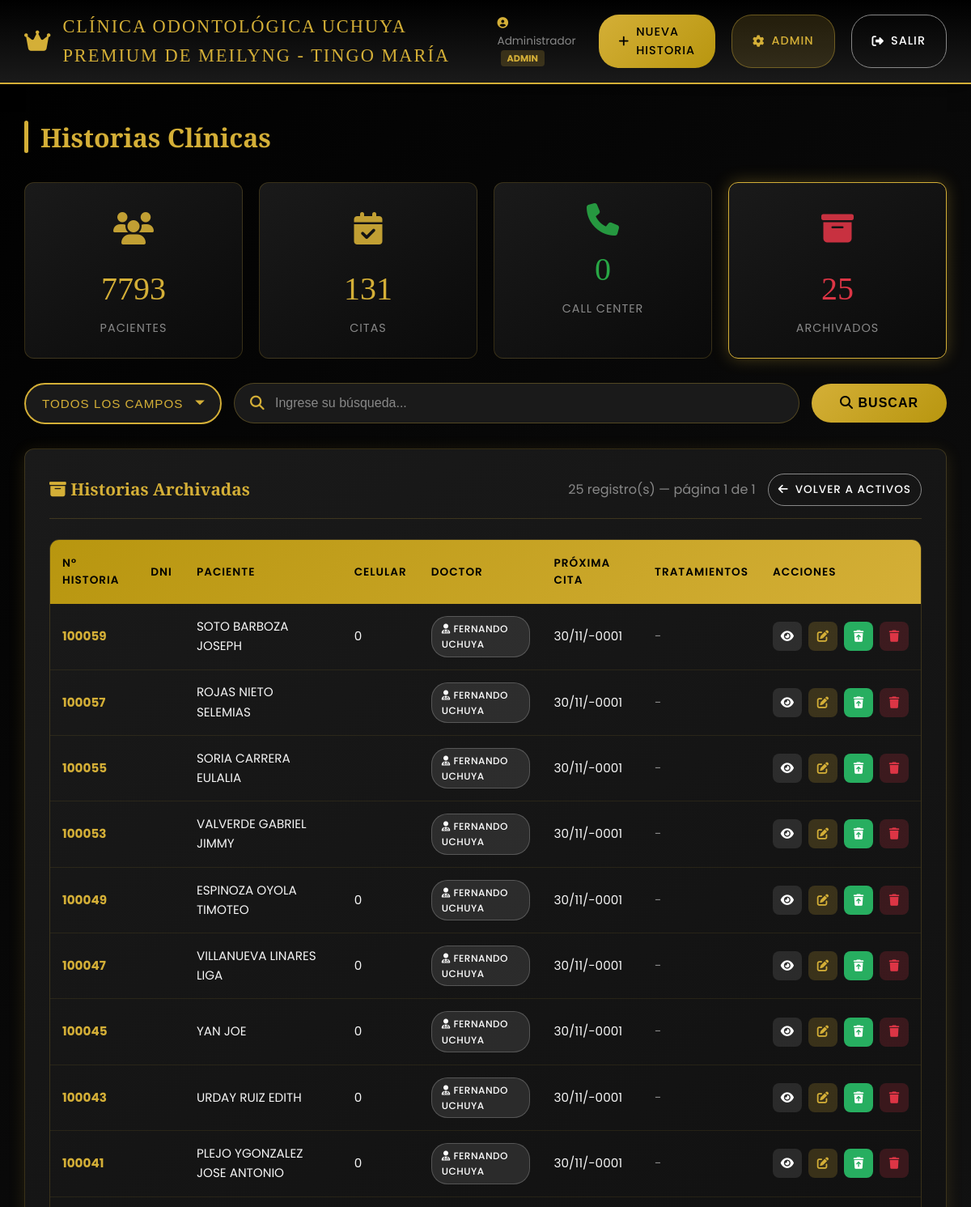
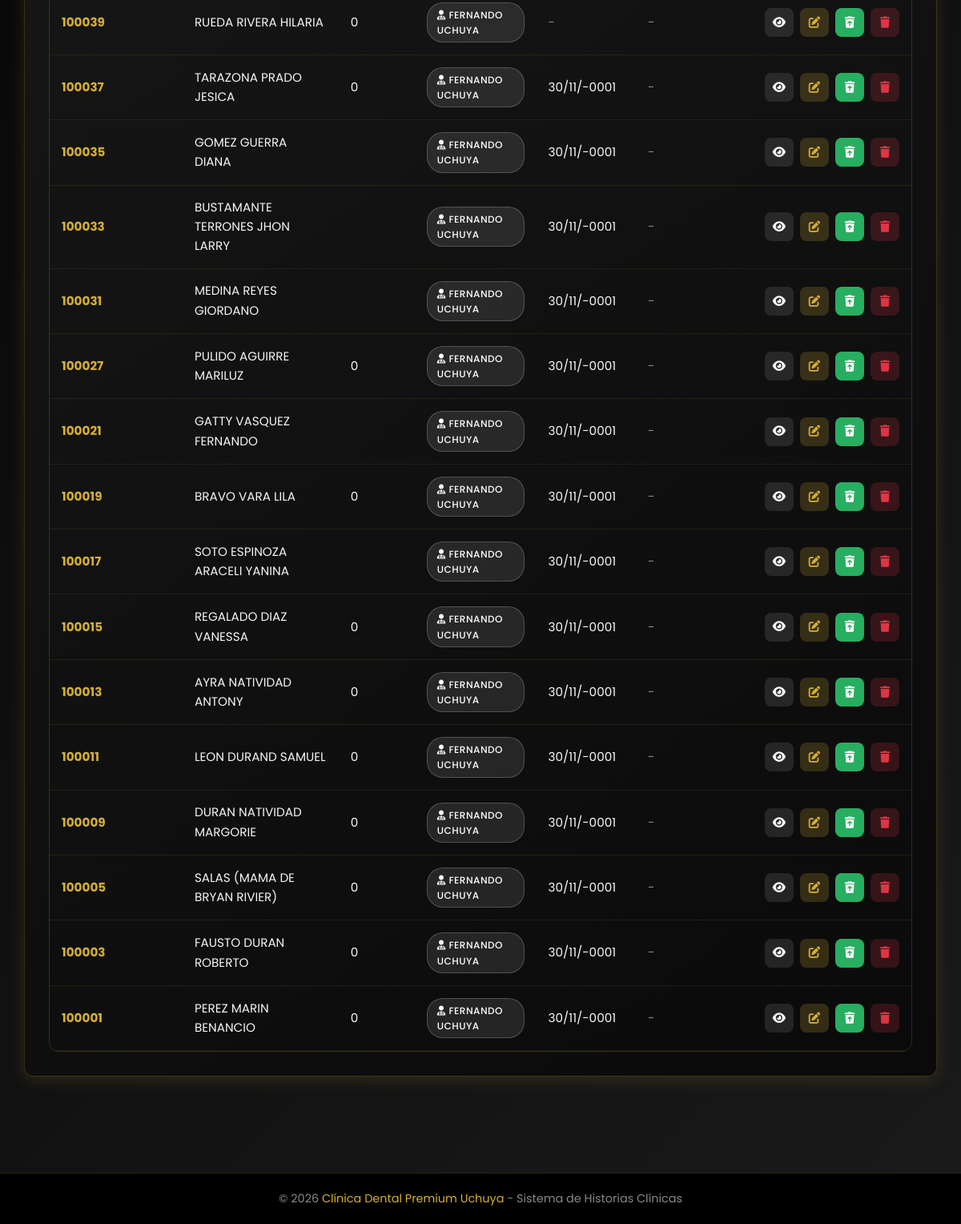
/dashboard.php?ver=archivados (signed in), run on the app's committed database (2 pictures, top to bottom).
### tables this page shows
CREATE TABLE `pacientes` (
  `id` int(11) NOT NULL,
  `numero_historia` int(10) NOT NULL,
  `dni` int(8) DEFAULT NULL,
  `nombres` varchar(200) NOT NULL,
  `genero` varchar(20) DEFAULT NULL,
  `celular` int(9) DEFAULT NULL,
  `edad` int(11) DEFAULT NULL,
  `direccion` varchar(255) DEFAULT NULL,
  `fecha_registro` date DEFAULT NULL,
  `doctor_id` int(11) DEFAULT NULL,
  `fecha_ultima_cita` date DEFAULT NULL,
  `observaciones` text DEFAULT NULL,
  `estado` tinyint(1) DEFAULT 1,
  `created_at` timestamp NOT NULL DEFAULT current_timestamp(),
  `updated_at` timestamp NOT NULL DEFAULT current_timestamp() ON UPDATE current_timestamp()
);

CREATE TABLE `doctores` (
  `id` int(11) NOT NULL,
  `nombre` varchar(100) NOT NULL,
  `especialidad` varchar(100) DEFAULT 'Odontología General',
  `estado` tinyint(1) DEFAULT 1,
  `created_at` timestamp NOT NULL DEFAULT current_timestamp()
);

### dashboard.php (the view, shortened to what the rows shown need)
<?php
require_once 'includes/config.php';
require_once 'includes/auth.php';
require_once 'includes/functions.php';
require_once 'includes/callcenter_functions.php';
$busqueda     = isset($_GET['buscar'])       ? sanitizar($_GET['buscar'])       : '';
$tipoBusqueda = isset($_GET['tipo_busqueda'])? sanitizar($_GET['tipo_busqueda']): '';
$verCitas      = isset($_GET['ver']) && $_GET['ver'] === 'citas';
$verArchivados = isset($_GET['ver']) && $_GET['ver'] === 'archivados';
$estadoActual  = $verArchivados ? 0 : 1;
$paginaActual  = max(1, (int) ($_GET['pagina'] ?? 1));
$offset        = ($paginaActual - 1) * REGISTROS_POR_PAGINA;
$pacientes = obtenerPacientes($pdo, $busqueda, $tipoBusqueda, $estadoActual, $verCitas, REGISTROS_POR_PAGINA, $offset);
$totalCallCenter = obtenerContadorCallCenter($pdo);
?>
<!DOCTYPE html>
<html lang="es">
<head>
    <link rel="stylesheet" href="css/styles.css">
    <link rel="stylesheet" href="https://cdnjs.cloudflare.com/ajax/libs/font-awesome/6.5.1/css/all.min.css">
</head>
<body>
    <main class="main-container">
        <h1 class="page-title">Historias Clínicas</h1>
        <div class="card">
            <div class="card-header">
                <h2 class="card-title">
                    <i class="fas <?php echo $verCitas ? 'fa-calendar-check' : ($verArchivados ? 'fa-archive' : 'fa-clipboard-list'); ?>"></i>
                    <?php
                        if ($verCitas) echo "Citas Próximas";
                        elseif ($verArchivados) echo "Historias Archivadas";
                        else echo "Listado de Historias Clínicas";
                    ?>
                </h2>
            </div>
            <div class="table-container">
                <table class="table">
                    <thead>
                        <tr>
                            <th>N° Historia</th>
                            <th>DNI</th>
                            <th>Paciente</th>
                            <th>Celular</th>
                            <th>Doctor</th>
                            <th>Próxima Cita</th>
                            <th>Tratamientos</th>
                            <th>Acciones</th>
                        </tr>
                    </thead>
                    <tbody>
                        <?php if (empty($pacientes)): ?>
                            <tr>
                                <td colspan="9" class="table-empty">
                                    <i class="fas fa-folder-open" style="font-size: 2rem; margin-bottom: 10px; display: block;"></i>
                                    No se encontraron historias clínicas
                                    <?php if ($busqueda): ?>
                                        para "<?php echo htmlspecialchars($busqueda); ?>"
                                    <?php endif; ?>
                                </td>
                            </tr>
                        <?php else: ?>
                            <?php foreach ($pacientes as $paciente): ?>
                                <?php
                                    $tratamientosPaciente = $paciente['tratamientos'];
                                ?>
                                <tr>
                                    <td>
                                        <strong class="text-gold"><?php echo htmlspecialchars($paciente['numero_historia']); ?></strong>
                                    </td>
                                    <td><?php echo htmlspecialchars($paciente['dni']); ?></td>
                                    <td><?php echo htmlspecialchars($paciente['nombres']); ?></td>
                                    <td><?php echo htmlspecialchars($paciente['celular']); ?></td>
                                    <td>
                                        <?php if ($paciente['doctor_nombre']): ?>
                                            <span class="badge badge-doctor">
                                                <i class="fas fa-user-md"></i> <?php echo htmlspecialchars($paciente['doctor_nombre']); ?>
                                            </span>
                                        <?php else: ?>
                                            <span class="text-gray">Sin asignar</span>
                                        <?php endif; ?>
                                    </td>
                                    <td>
                                        <?php if ($paciente['fecha_ultima_cita']): ?>
                                            <?php echo date('d/m/Y', strtotime($paciente['fecha_ultima_cita'])); ?>
                                        <?php else: ?>
                                            <span class="text-gray">-</span>
                                        <?php endif; ?>
                                    </td>
                                    <td>
                                        <?php if (!empty($tratamientosPaciente)): ?>
                                            <?php foreach (array_slice($tratamientosPaciente, 0, 2) as $trat): ?>
                                                <span class="badge badge-tratamiento"><?php echo htmlspecialchars($trat); ?></span>
                                            <?php endforeach; ?>
                                            <?php if (count($tratamientosPaciente) > 2): ?>
                                                <span class="badge badge-tratamiento">+<?php echo count($tratamientosPaciente) - 2; ?></span>
                                            <?php endif; ?>
                                        <?php else: ?>
                                            <span class="text-gray">-</span>
                                        <?php endif; ?>
                                    </td>
                                    <td>
                                        <div class="acciones">
                                            <a href="ver.php?id=<?php echo $paciente['id']; ?>"
                                               class="btn-accion btn-ver" title="Ver Detalles">
                                                <i class="fas fa-eye"></i>
                                            </a>
                                            <a href="editar.php?id=<?php echo $paciente['id']; ?>"
                                               class="btn-accion btn-editar" title="Editar">
                                                <i class="fas fa-edit"></i>
                                            </a>
                                            <?php if ($verArchivados): ?>
                                                <button type="button" class="btn-accion btn-ver"
                                                        style="background: #27ae60;"
                                                        title="Restaurar"
                                                        onclick="confirmarAccion(<?php echo $paciente['id']; ?>, '<?php echo htmlspecialchars(addslashes($paciente['nombres'])); ?>', 'restaurar')">
                                                    <i class="fas fa-trash-restore"></i>
                                                </button>
                                                <?php if (esAdmin()): ?>
                                                    <button type="button" class="btn-accion btn-eliminar"
                                                            style="background: rgba(220, 53, 69, 0.2); color: #dc3545;"
                                                            title="Eliminar permanentemente"
                                                            onclick="confirmarAccion(<?php echo $paciente['id']; ?>, '<?php echo htmlspecialchars(addslashes($paciente['nombres'])); ?>', 'eliminar')">
                                                        <i class="fas fa-trash"></i>
                                                    </button>
                                                <?php endif; ?>
                                            <?php endif; ?>
                                        </div>
                                    </td>
                                </tr>
                            <?php endforeach; ?>
                        <?php endif; ?>
                    </tbody>
                </table>
            </div>
        </div>
    </main>
</body>
</html>

### data on the page
pacientes: numero_historia "100059", nombres "SOTO BARBOZA JOSEPH", celular "0", doctor.nombre "FERNANDO UCHUYA", fecha_ultima_cita "30/11/-0001"
pacientes: numero_historia "100057", nombres "ROJAS NIETO SELEMIAS", doctor.nombre "FERNANDO UCHUYA", fecha_ultima_cita "30/11/-0001"
pacientes: numero_historia "100055", nombres "SORIA CARRERA EULALIA", doctor.nombre "FERNANDO UCHUYA", fecha_ultima_cita "30/11/-0001"
pacientes: numero_historia "100053", nombres "VALVERDE GABRIEL JIMMY", doctor.nombre "FERNANDO UCHUYA", fecha_ultima_cita "30/11/-0001"
pacientes: numero_historia "100049", nombres "ESPINOZA OYOLA TIMOTEO", celular "0", doctor.nombre "FERNANDO UCHUYA", fecha_ultima_cita "30/11/-0001"
pacientes: numero_historia "100047", nombres "VILLANUEVA LINARES LIGA", celular "0", doctor.nombre "FERNANDO UCHUYA", fecha_ultima_cita "30/11/-0001"
pacientes: numero_historia "100045", nombres "YAN JOE", celular "0", doctor.nombre "FERNANDO UCHUYA", fecha_ultima_cita "30/11/-0001"
pacientes: numero_historia "100043", nombres "URDAY RUIZ EDITH", celular "0", doctor.nombre "FERNANDO UCHUYA", fecha_ultima_cita "30/11/-0001"
pacientes: numero_historia "100041", nombres "PLEJO YGONZALEZ JOSE ANTONIO", celular "0", doctor.nombre "FERNANDO UCHUYA", fecha_ultima_cita "30/11/-0001"
pacientes: numero_historia "100039", nombres "RUEDA RIVERA HILARIA", celular "0", doctor.nombre "FERNANDO UCHUYA"
pacientes: numero_historia "100037", nombres "TARAZONA PRADO JESICA", celular "0", doctor.nombre "FERNANDO UCHUYA", fecha_ultima_cita "30/11/-0001"
pacientes: numero_historia "100035", nombres "GOMEZ GUERRA DIANA", doctor.nombre "FERNANDO UCHUYA", fecha_ultima_cita "30/11/-0001"
pacientes: numero_historia "100033", nombres "BUSTAMANTE TERRONES JHON LARRY", doctor.nombre "FERNANDO UCHUYA", fecha_ultima_cita "30/11/-0001"
pacientes: numero_historia "100031", nombres "MEDINA REYES GIORDANO", doctor.nombre "FERNANDO UCHUYA", fecha_ultima_cita "30/11/-0001"
pacientes: numero_historia "100027", nombres "PULIDO AGUIRRE MARILUZ", celular "0", doctor.nombre "FERNANDO UCHUYA", fecha_ultima_cita "30/11/-0001"
pacientes: numero_historia "100021", nombres "GATTY VASQUEZ FERNANDO", doctor.nombre "FERNANDO UCHUYA", fecha_ultima_cita "30/11/-0001"
pacientes: numero_historia "100019", nombres "BRAVO VARA LILA", celular "0", doctor.nombre "FERNANDO UCHUYA", fecha_ultima_cita "30/11/-0001"
pacientes: numero_historia "100017", nombres "SOTO ESPINOZA ARACELI YANINA", doctor.nombre "FERNANDO UCHUYA", fecha_ultima_cita "30/11/-0001"
pacientes: numero_historia "100015", nombres "REGALADO DIAZ VANESSA", celular "0", doctor.nombre "FERNANDO UCHUYA", fecha_ultima_cita "30/11/-0001"
pacientes: numero_historia "100013", nombres "AYRA NATIVIDAD ANTONY", celular "0", doctor.nombre "FERNANDO UCHUYA", fecha_ultima_cita "30/11/-0001"
pacientes: numero_historia "100011", nombres "LEON DURAND SAMUEL", celular "0", doctor.nombre "FERNANDO UCHUYA", fecha_ultima_cita "30/11/-0001"
pacientes: numero_historia "100009", nombres "DURAN NATIVIDAD MARGORIE", celular "0", doctor.nombre "FERNANDO UCHUYA", fecha_ultima_cita "30/11/-0001"
pacientes: numero_historia "100005", nombres "SALAS (MAMA DE BRYAN RIVIER)", celular "0", doctor.nombre "FERNANDO UCHUYA", fecha_ultima_cita "30/11/-0001"

### other printed values
$_SESSION['usuario_nombre'] "Administrador"
$totalPacientesActivos "7793"
$totalCitasProx "131"
$totalCallCenter "0"
$totalArchivados "25"
$totalRegistros "25"
$paginaActual "1"
$totalPaginas "1"
$paciente['numero_historia'] "100003"
$paciente['nombres'] "FAUSTO DURAN ROBERTO"
$paciente['celular'] "0"
$paciente['doctor_nombre'] "FERNANDO UCHUYA"
date('d/m/Y', strtotime($paciente['fecha_ultima_cita'])) "30/11/-0001"
$paciente['numero_historia'] "100001"
$paciente['nombres'] "PEREZ MARIN BENANCIO"
